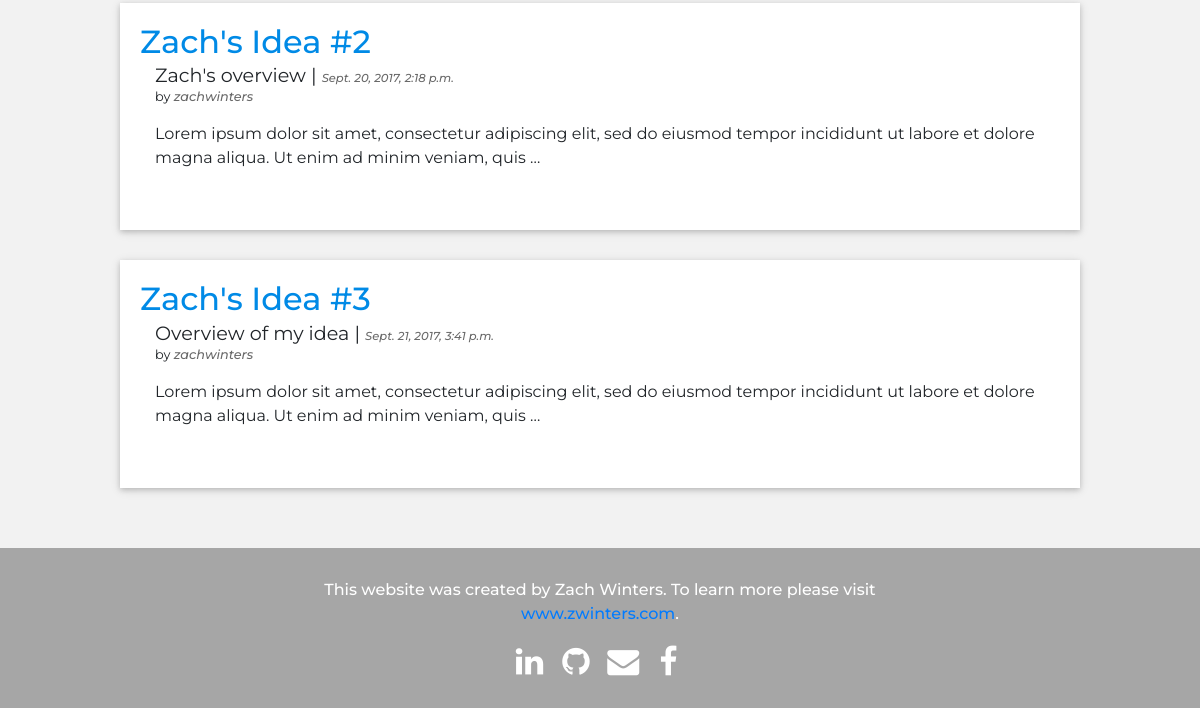
The page /ideashare/profile/zachwinters/ (lower part) on the database as committed earlier.
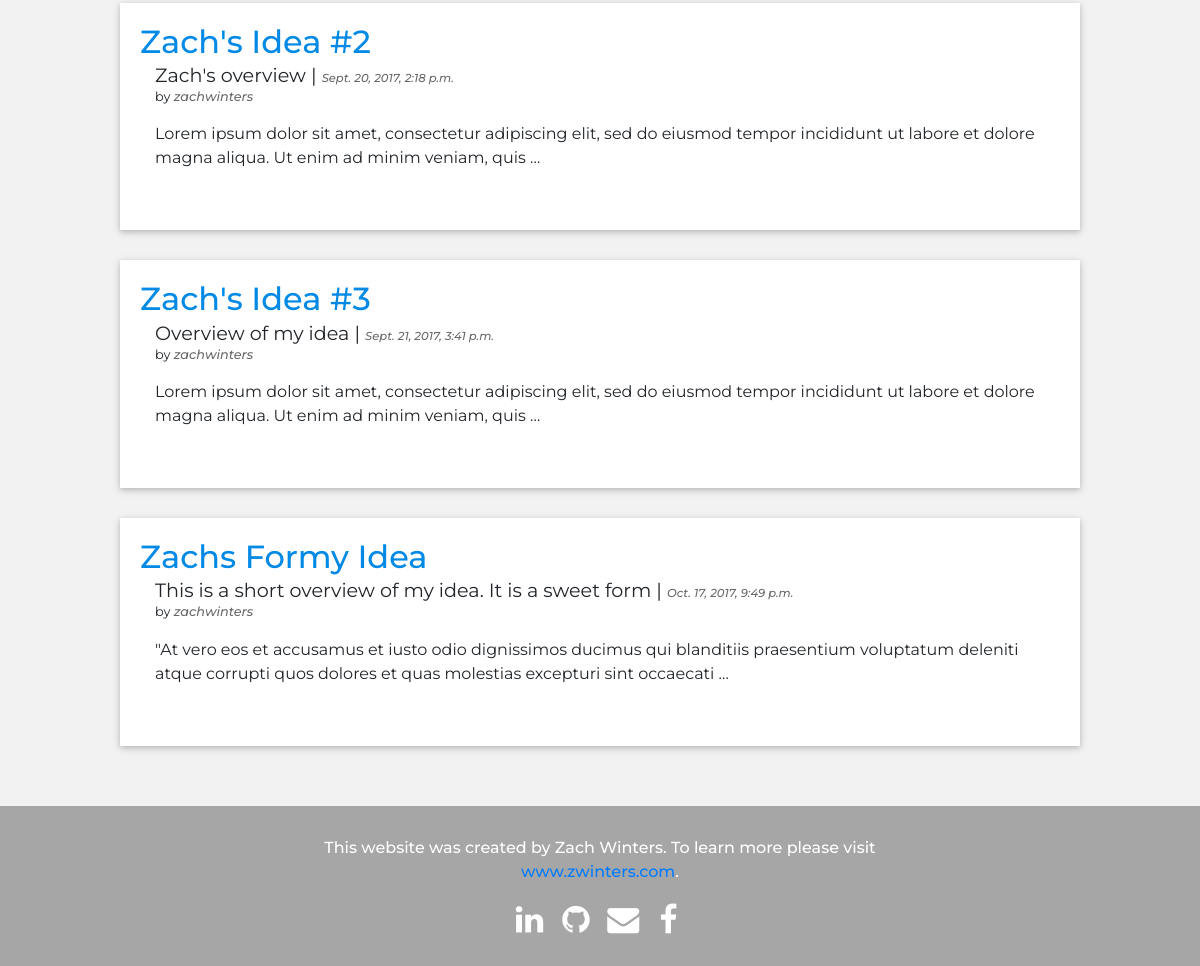
The same page on the database as committed later.
### ideashare/models.py (models this page shows, shortened)
class Idea(models.Model):
	user = models.ForeignKey('auth.User')
	name = models.CharField(max_length=255, default="", editable=True)
	overview = models.TextField()
	description = models.TextField()
	published_date = models.DateTimeField(auto_now_add=True, null=True)
	updated_date = models.DateTimeField(auto_now=True, auto_now_add=False, null=True)
	votes = models.IntegerField(default=0)
	slug = models.SlugField(unique=True)

### ideashare/views.py (the view)
# urls.py: url(r'^profile/(?P<username>\w+)/$', views.profile_view, name='user_profile'),
def profile_view(request, username):
	user = User.objects.get(username=username)
	ideas = Idea.objects.filter(user=user)
	ideas = ideas.order_by("-votes")
	return render(request, 'user_profile.html', {
			'user': user,
			'ideas': ideas,
		})

### templates/user_profile.html (shortened to what this page needs)
{% extends 'base.html' %}
{% block content %}
<div id="user_profile">
    <div class="ideas" style="padding-top: 0; padding-bottom: 0;">
        <ul>
        {% for idea in ideas %}
         <li>
            <div class="idea_section">
        		<h2>
                    <a class="idea_name" href="{% url 'idea_detail' slug=idea.slug %}">{{ idea.name }}
                	</a>
                </h2>
                <h3>{{ idea.overview }} | <span class="published_date">{{ idea.published_date }}</span></h3>
                <p class="username">by <i class="username"><a id="user_link" href="{% url 'user_profile' username=idea.user %}">{{ idea.user }}</a></i></p>
                <p style="margin-top: 1em;">{{ idea.description|truncatewords:25 }}</p>
        	</div>
        </li>
        {% endfor %}
        </ul>
    </div>
</div>
{% endblock content %}

Rows that differ between the two databases and show on the page:
added Idea: name "Zachs Formy Idea", overview "This is a short overview of my idea. It is a sweet form", published_date "Oct. 17, 2017, 9:49 p.m.", user "zachwinters", description "\"At vero eos et accusamus et iusto odio dignissimos ducimus qui blanditiis praesentium voluptatum deleniti atque corrupti quos dolores et quas molestias excepturi sint occaecati …"
